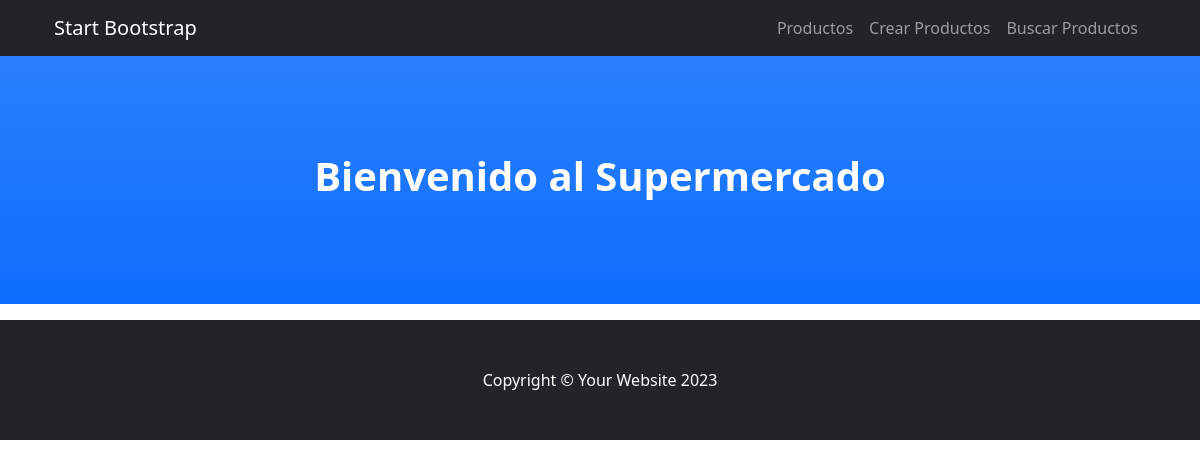
Before: /lista/ with the older database file.
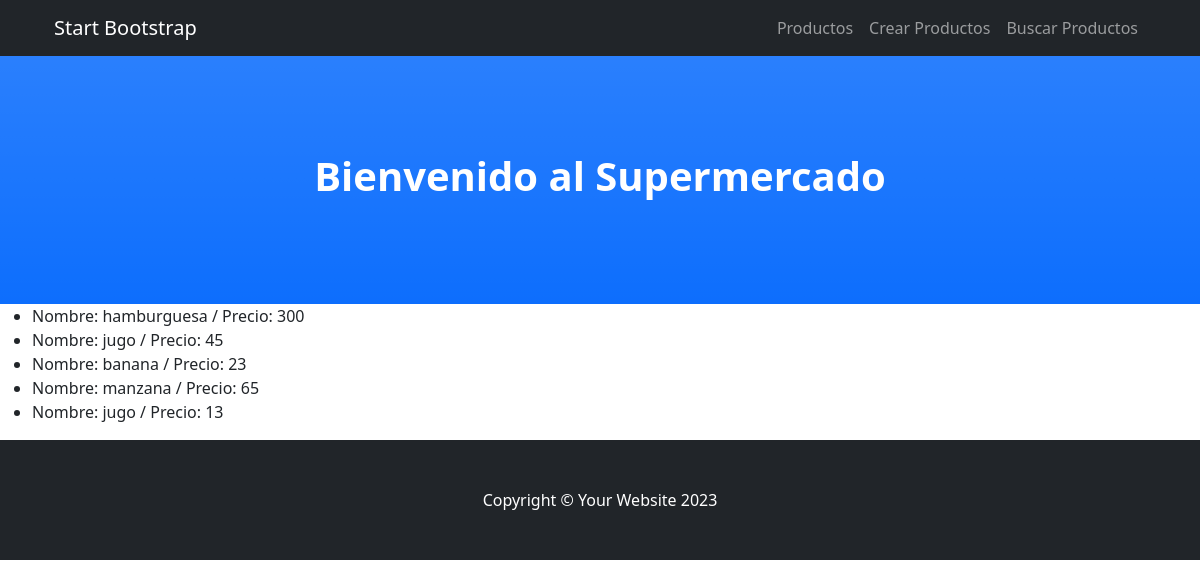
After: the same page with the newer database file.
### AppRest/models.py (models this page shows, shortened)
class Comida(models.Model):
    nombre = models.CharField(max_length=30)
    precio = models.IntegerField()

### AppRest/views.py (the view)
# urls.py: path('lista/', views.CursoListView.as_view(), name="List"),
class CursoListView(ListView):
    model = Comida
    template_name = "AppRest/lista.html"

### AppRest/templates/AppRest/lista.html (shortened to what this page needs)
{% extends "AppRest/padre.html" %}
{% load static %}
{% block main %}
<ul>
    {% for comida in object_list %}
        <li>Nombre: {{ comida.nombre }} / Precio: {{ comida.precio }} </li>
    {% endfor %}
</ul>
{% endblock main %}

### AppRest/templates/AppRest/padre.html (shortened to what this page needs)
<!DOCTYPE html>
<html lang="en">
    <head>
        {% load static %}
        <link href="{% static 'AppRest/css/styles.css' %}" rel="stylesheet" />
    </head>
    <body id="page-top">
        <nav class="navbar navbar-expand-lg navbar-dark bg-dark fixed-top" id="mainNav">
            <div class="container px-4">
                <a class="navbar-brand" href="{% url 'Inicio' %}">Start Bootstrap</a>
                <div class="collapse navbar-collapse" id="navbarResponsive">
                    <ul class="navbar-nav ms-auto">
                        <li class="nav-item"><a class="nav-link" href="{% url 'List' %}">Productos</a></li>
                        <li class="nav-item"><a class="nav-link" href="{% url 'comida_form' %}">Crear Productos</a></li>
                        <li class="nav-item"><a class="nav-link" href="{% url 'Buscar' %}">Buscar Productos</a></li>
                    </ul>
                </div>
            </div>
        </nav>
        <header class="bg-primary bg-gradient text-white">
            <div class="container px-4 text-center">
                <h1 class="fw-bolder">Bienvenido al Supermercado</h1>
            </div>
        </header>
        {% block main %}
        {% endblock main %}
        <footer class="py-5 bg-dark">
            <div class="container px-4"><p class="m-0 text-center text-white">Copyright &copy; Your Website 2023</p></div>
        </footer>
    </body>
</html>

Changed rows visible on the page:
added Comida: nombre "hamburguesa", precio "300"
added Comida: nombre "jugo", precio "45"
added Comida: nombre "banana", precio "23"
added Comida: nombre "manzana", precio "65"
added Comida: nombre "jugo", precio "13"
